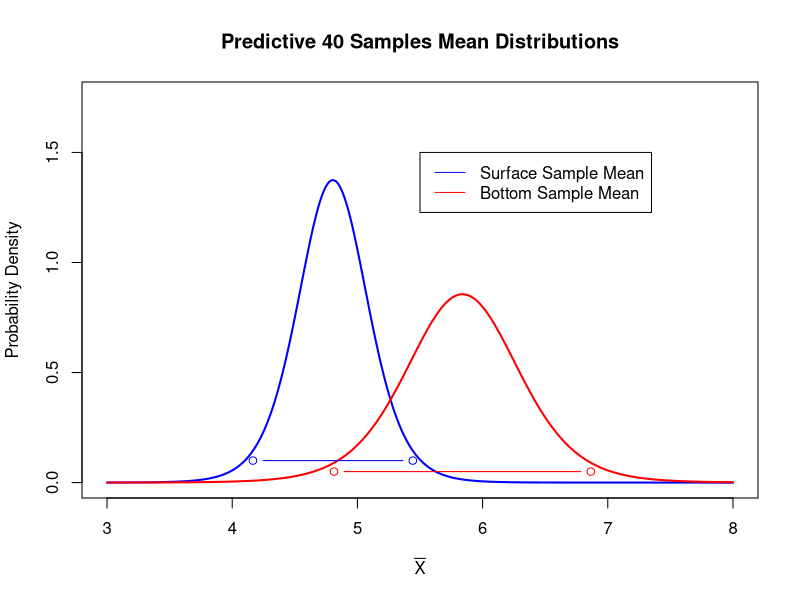
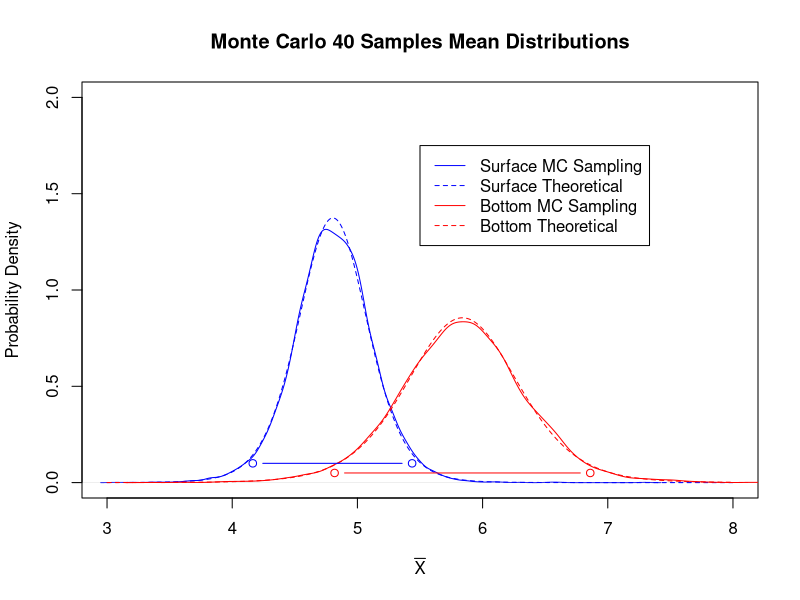
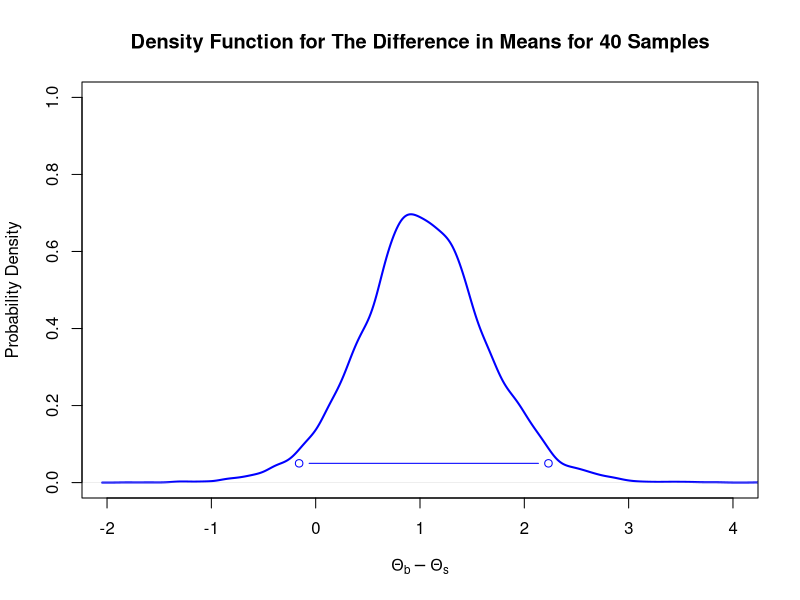

Recreate these plots in R, in order.
#Problem 1

#if(!is.null(dev.list())) dev.off()
#cat("\014") 
#rm(list=ls())

Xs <- c(3.74,4.61,4.00,4.67,4.87,5.12,4.52,5.29,5.74,5.48)
Xb <- c(5.44,6.88,5.37,5.44,5.03,6.48,3.89,5.85,6.85,7.16)

n=10

mu0 = 0
k0 = 0
alpha0 = -0.5
beta0 = Inf

Xbar_s=mean(Xs)
Xbar_b=mean(Xb)

Ys=sum((Xs-Xbar_s)^2)
Yb=sum((Xb-Xbar_b)^2)

mu1_s=(k0*mu0+length(Xs)*Xbar_s)/(k0+length(Xs))
mu1_b=(k0*mu0+length(Xb)*Xbar_b)/(k0+length(Xb))

k1_s=k0+length(Xs)
k1_b=k0+length(Xb)

alpha1_s=alpha0+length(Xs)/2
alpha1_b=alpha0+length(Xb)/2

beta1_s=1/(1/beta0+0.5*Ys+0.5*length(Xs)*k0*(Xbar_s-mu0)^2/(length(Xs)+k0))
beta1_b=1/(1/beta0+0.5*Yb+0.5*length(Xb)*k0*(Xbar_b-mu0)^2/(length(Xb)+k0))

spread_sP=(k1_s*n*alpha1_s*beta1_s/(k1_s+n))^-0.5
spread_bP=(k1_b*n*alpha1_b*beta1_b/(k1_b+n))^-0.5

XbarBounds_s=c(mu1_s-qt(0.975,2*alpha1_s)*spread_sP,mu1_s+qt(0.975,2*alpha1_s)*spread_sP)
XbarBounds_b=c(mu1_b-qt(0.975,2*alpha1_b)*spread_bP,mu1_b+qt(0.975,2*alpha1_b)*spread_bP)

theta=seq(length=1000,from=3,to=8)
TS=(theta-mu1_s)/spread_sP
TB=(theta-mu1_b)/spread_bP
marginal_s=dt(TS,2*alpha1_s)/spread_sP  
marginal_b=dt(TB,2*alpha1_b)/spread_bP

plot(theta,marginal_s,type="l",col="blue",main="Predictive 40 Samples Mean Distributions",
     xlab=expression(bar(X)),ylab="Probability Density",
     xlim=c(3,8),ylim=c(0,1.75),lwd=2)
lines(theta,marginal_b,col="red",lwd=2)
lines(XbarBounds_s,c(0.1,0.1),type="b",col="blue")
lines(XbarBounds_b,c(0.05,0.05),type="b",col="red")
legend(5.5,1.5,c("Surface Sample Mean","Bottom Sample Mean"),col=c("blue","red"),lty=c(1,1))

#-----
#Problem 2
numSim=10000

XbarDirect_s=rt(numSim,2*alpha1_s)*spread_sP+mu1_s  
XbarDirect_b=rt(numSim,2*alpha1_b)*spread_bP+mu1_b

XbarBounds_s2=quantile(XbarDirect_s,c(0.025,0.975))
XbarBounds_b2=quantile(XbarDirect_b,c(0.025,0.975))

diffBounds=quantile(XbarDirect_b-XbarDirect_s,c(0.025,0.975))

plot(density(XbarDirect_s),col="blue",lty=1,lwd=1,
     main = "Monte Carlo 40 Samples Mean Distributions",
     xlab=expression(bar(X)),ylab="Probability Density",
     xlim=c(3,8),ylim=c(0,2.0))
lines(theta,marginal_s,col="blue",lty=2)
lines(density(XbarDirect_b),col="red",lty=1,lwd=1,main="",xlab="Theta")
lines(theta,marginal_b,col="red",lty=2)
lines(XbarBounds_s2,c(0.1,0.1),type="b",col="blue")
lines(XbarBounds_b2,c(0.05,0.05),type="b",col="red")
legend(5.50,1.75,c("Surface MC Sampling","Surface Theoretical","Bottom MC Sampling","Bottom Theoretical"),
       col=c("blue","blue","red","red"),lty=c(1,2,1,2))

plot(density(XbarDirect_b-XbarDirect_s),col="blue",lty=1,lwd=2,
     main = "Density Function for The Difference in Means for 40 Samples",
     xlab=expression(Theta[b]-Theta[s]),ylab="Probability Density",
     xlim=c(-2,4),ylim=c(0,1.0))
lines(diffBounds,c(0.05,0.05),type="b",col="blue")